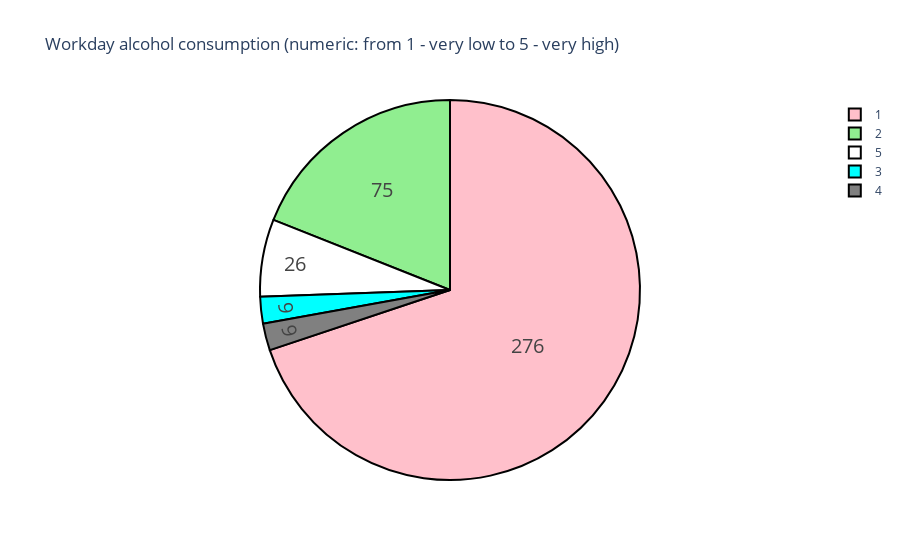

The cell this chart's notebook holds for it:
### Markdown cell above
We have data on the amount of alcohol consumed by students on weekdays("Dalc") and weekends("Walc"). The main thing we are interested in is whether the amount of alcohol consumed affects success in school. Let's see!
Let's start with alcohol consumption on weekdays.

### Code cell
labels = data["Dalc"].unique().tolist()
amount = data["Dalc"].value_counts().tolist()

colors = ["pink","lightgreen","white","cyan","gray"]

trace = go.Pie(labels=labels, values=amount,
               hoverinfo='label+percent', textinfo='value',
               textfont=dict(size=20),
               marker=dict(colors=colors,
                           line=dict(color='#000000', width=2)))

dt = [trace]
layout = go.Layout(title="Workday alcohol consumption (numeric: from 1 - very low to 5 - very high)")

fig = go.Figure(data=dt, layout=layout)
iplot(fig, filename = 'rt')

### Figure 1 — Plotly figure (JSON) as saved in the notebook; plotly's stock layout.template omitted (floating-point values rounded to 4 significant figures)
{"data": [{"hoverinfo": "label+percent", "labels": [1, 2, 5, 3, 4], "marker": {"colors": ["pink", "lightgreen", "white", "cyan", "gray"], "line": {"color": "#000000", "width": 2}}, "textfont": {"size": 20}, "textinfo": "value", "type": "pie", "values": [276, 75, 26, 9, 9]}], "layout": {"title": {"text": "Workday alcohol consumption (numeric: from 1 - very low to 5 - very high)"}}}
